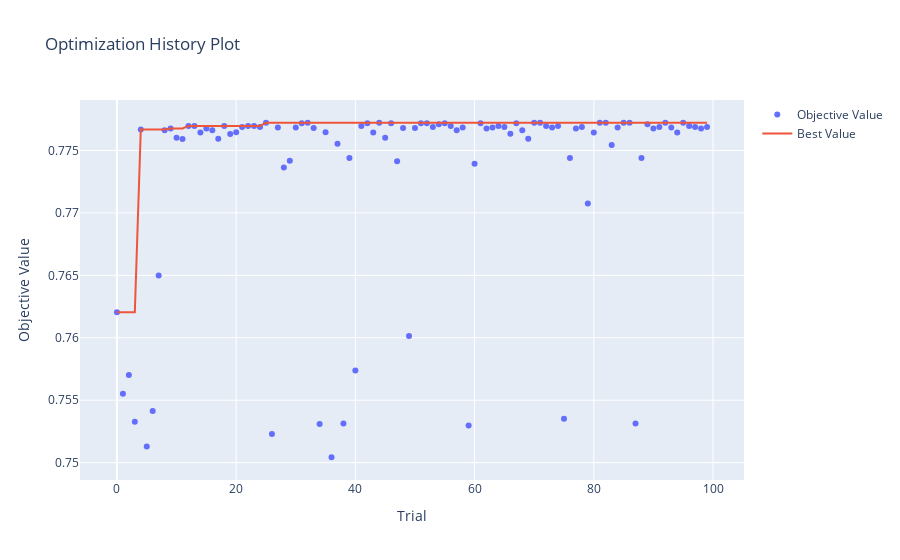

The code cell stored with this chart in its notebook:
### Markdown cell above
## ***Optuna Visualization***

### Code cell
optuna.visualization.plot_optimization_history(study_knn_balanced)
